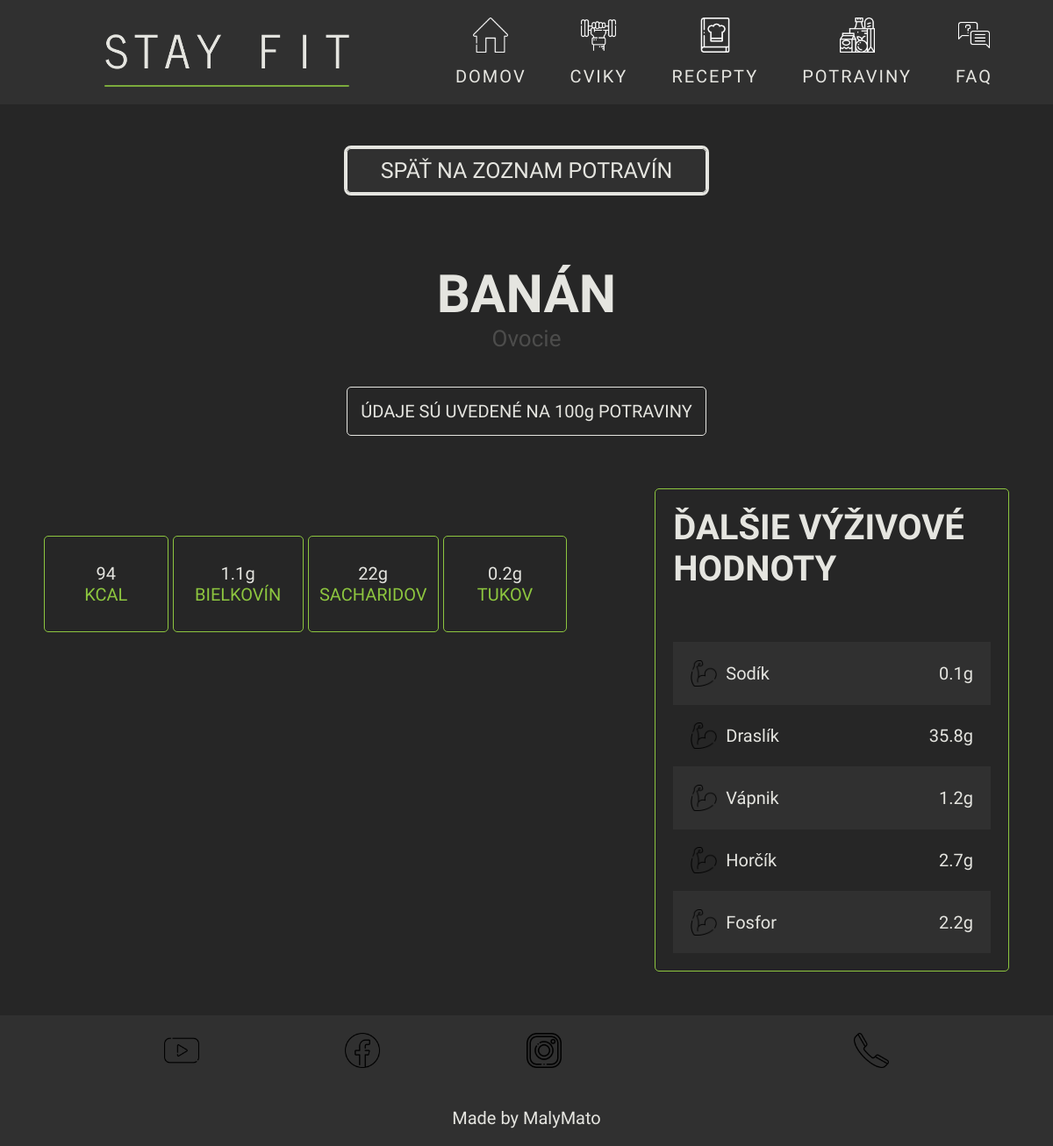
Screenshot of /potravina.php?id=3 with the database file from the repository.
### tables this page shows
CREATE TABLE IF NOT EXISTS `potraviny` (
  `ID` int(11) NOT NULL AUTO_INCREMENT,
  `nazovPotraviny` varchar(50) NOT NULL,
  `IDtyp` int(11) NOT NULL,
  `imagePotravina` text NOT NULL,
  `kalorie` int(11) NOT NULL,
  `bielkoviny` float NOT NULL,
  `sacharidy` float NOT NULL,
  `tuky` float NOT NULL,
  `draslik` float NOT NULL,
  `horcik` float NOT NULL,
  `fosfor` float NOT NULL,
  `vapnik` float NOT NULL,
  `sodik` float NOT NULL,
  PRIMARY KEY (`ID`),
  KEY `IDtyp` (`IDtyp`)
);

CREATE TABLE IF NOT EXISTS `typypotravin` (
  `IDtyp` int(11) NOT NULL AUTO_INCREMENT,
  `typPotraviny` varchar(50) NOT NULL,
  PRIMARY KEY (`IDtyp`)
);

### potravina.php (the view, shortened to what this page needs)
<!DOCTYPE html>
<html lang="en">
<?php
require_once("./php/db.php");
$id = $_GET["id"] ?? null;
$sql = "SELECT * FROM potraviny JOIN typypotravin ON typypotravin.IDtyp = potraviny.IDtyp WHERE ID = $id";
$stmt = $conn->prepare($sql);
$stmt->execute();
$result = $stmt->fetchAll(PDO::FETCH_ASSOC);
foreach ($result as $i) {
  $nazovPotraviny = $i['nazovPotraviny'];
  $typ = $i["typPotraviny"];
  $kalorie = $i["kalorie"];
  $bielkoviny = $i["bielkoviny"];
  $tuky = $i["tuky"];
  $sacharidy = $i["sacharidy"];
  $sodik = $i["sodik"];
  $horcik = $i["horcik"];
  $draslik = $i["draslik"];
  $vapnik = $i["vapnik"];
  $fosfor = $i["fosfor"];
}
?>
<head>
  <link rel="stylesheet" href="styles/layout.css" />
  <link rel="stylesheet" href="./styles/potravina-header.css" />
  <link rel="stylesheet" href="./styles/potravina.css" />
  <link rel="stylesheet" href="./styles/small-footer.css">
</head>
<body>
  <?php include_once "./components/small-header.php" ?>
  <main class="potravina">
    <div class="content-wrapper">
      <div class="content-header">
        <div class="back-button">
          <a href="vyzivove-hodnoty.php">SPÄŤ NA ZOZNAM POTRAVÍN</a>
        </div>
        <div class="content-start">
          <div class="name">
            <h1><?php echo $nazovPotraviny; ?></h1>
            <span class="type"><?php echo $typ; ?></span>
          </div>
          <div class="reminder">
            <span>ÚDAJE SÚ UVEDENÉ NA 100g POTRAVINY</span>
          </div>
        </div>
      </div>
      <div class="info-wrapper">
        <div class="basic-info">
          <div class="nutritions-wrapper">
            <ul>
              <li>
                <div class="hodnota"><?php echo $kalorie; ?></div>
                <div>KCAL</div>
              </li>
              <li>
                <div class="hodnota"><?php echo $bielkoviny; ?>g</div>
                <div>BIELKOVÍN</div>
              </li>
              <li>
                <div class="hodnota"><?php echo $sacharidy; ?>g</div>
                <div>SACHARIDOV</div>
              </li>
              <li>
                <div class="hodnota"><?php echo $tuky; ?>g</div>
                <div>TUKOV</div>
              </li>
            </ul>
          </div>
        </div>
        <div class="extended-info">
          <div class="name">
            <h1>ĎALŠIE VÝŽIVOVÉ HODNOTY</h1>
          </div>
          <div class="extended-nutritions-wrapper">
            <ul class="extended-nutritions-list">
              <li class="extended-nutritions-list-item">
                <img src="./media/icons/eshop-cards-dash.png" alt="" class="extended-nutritions-dash" />
                <div class="mineral-wrapper">
                  <div class="mineral">Sodík</div>
                  <div class="value"><?php echo $sodik; ?>g</div>
                </div>
              </li>
              <li class="extended-nutritions-list-item">
                <img src="./media/icons/eshop-cards-dash.png" alt="" class="extended-nutritions-dash" />
                <div class="mineral-wrapper">
                  <div class="mineral">Draslík</div>
                  <div class="value"><?php echo $draslik; ?>g</div>
                </div>
              </li>
              <li class="extended-nutritions-list-item">
                <img src="./media/icons/eshop-cards-dash.png" alt="" class="extended-nutritions-dash" />
                <div class="mineral-wrapper">
                  <div class="mineral">Vápnik</div>
                  <div class="value"><?php echo $vapnik; ?>g</div>
                </div>
              </li>
              <li class="extended-nutritions-list-item">
                <img src="./media/icons/eshop-cards-dash.png" alt="" class="extended-nutritions-dash" />
                <div class="mineral-wrapper">
                  <div class="mineral">Horčík</div>
                  <div class="value"><?php echo $horcik; ?>g</div>
                </div>
              </li>
              <li class="extended-nutritions-list-item">
                <img src="./media/icons/eshop-cards-dash.png" alt="" class="extended-nutritions-dash" />
                <div class="mineral-wrapper">
                  <div class="mineral">Fosfor</div>
                  <div class="value"><?php echo $fosfor; ?>g</div>
                </div>
              </li>
            </ul>
          </div>
        </div>
      </div>
    </div>
  </main>
  <?php require_once "./components/small-footer.php" ?>
</body>
</html>

### styles/layout.css (style rules this page uses)
* { box-sizing: border-box; font-family: "News Cycle", sans-serif; margin: 0; padding: 0; }
body { display: grid; grid-template-rows: auto 1fr auto; font-size: 2rem; font-weight: 500; background-color: #262626; scroll-behavior: smooth; width: 100%; height: 100%; overflow-x: hidden; }
.btn, .back-button, .submit-button { cursor: pointer; outline: solid #e5e5e0; text-transform: uppercase; border-radius: 5px; }
.back-button { text-decoration: none; display: flex; justify-content: center; align-items: center; transition: 0.5s; background-color: #303030; padding: 2rem; gap: 2rem; }
html { font-size: 10px; }
html h1 { font-size: 4rem; }
@media (min-width: 601px) { html { font-size: 7px; } }
@media (min-width: 800px) { html { font-size: 8px; } }
@media (min-width: 1000px) { html { font-size: 9px; } }
@media (min-width: 1200px) { html { font-size: 10px; } }

### rows the page displays
potraviny: nazovPotraviny "BANÁN", IDtyp.typPotraviny "Ovocie", kalorie "94", bielkoviny "1.1", sacharidy "22", tuky "0.2", sodik "0.1", draslik "35.8", vapnik "1.2", horcik "2.7", fosfor "2.2"
